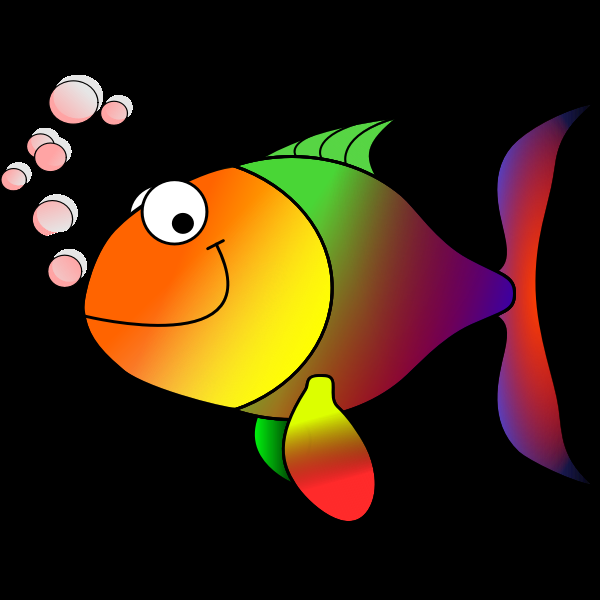
//> input picture Machovka_Happy_fish.png, 600 x 600 px
$ ./main ../Machovka_Happy_fish.png   (built with g++ and OpenCV 4)
//> lines starting //> are read from the running program, lines starting //| are printed output that depends on the picture
### src/ImageRotator.hpp
#ifndef IMAGE_ROTATOR_
#define IMAGE_ROTATOR_
#include "BaseClass.hpp"

namespace autoimage{
  class ImageRotator : public BaseClass {
  public:
    ImageRotator(int theta);

    void process (cv::Mat& colorMat, cv::Mat& greyMat) const override;
  private:
    int theta;
  };

} //end namespace autoimage


#endif

### src/BaseClass.hpp
#ifndef _BASE_CLASS
#define _BASE_CLASS
#include <opencv2/core/core.hpp>
#include <opencv2/highgui/highgui.hpp>
#include <opencv2/imgproc/imgproc.hpp>

namespace autoimage{
  class BaseClass {
  public:
    BaseClass(){}
    //pure virtual function
    virtual void process (cv::Mat& colorMat, cv::Mat& greyMat) const = 0;

  };

} //end namespace autoimage

#endif /*end of guard*/

### src/ImageToGreyscale.hpp
#ifndef IMAGE_TO_GREYSCALE
#define IMAGE_TO_GREYSCALE
#include "BaseClass.hpp"

namespace autoimage{
  class ImageToGreyscale : public BaseClass {
  public:
    ImageToGreyscale();

    void process (cv::Mat& colorMat, cv::Mat& greyMat) const override;
  };

} //end namespace autoimage


#endif

### src/ImageRotator.cpp
#include <iostream>
#include "ImageRotator.hpp"

using namespace std;
using namespace cv;

namespace autoimage {
    ImageRotator::ImageRotator(int theta) :
        BaseClass(), theta(theta) {}

    void ImageRotator::process (cv::Mat& src, cv::Mat& dst) const{

        Point2f src_center(src.cols/2.0F, src.rows/2.0F);
        Mat rot_mat = getRotationMatrix2D(src_center, theta, 1.0);
        warpAffine(src, dst, rot_mat, src.size());

        cout << "Width: " << rot_mat.cols << endl;
        cout << "Height: " << rot_mat.rows << endl;
    }

}   //end namespace autoimage

### src/ImageToGreyscale.cpp
#include <iostream>
#include "ImageToGreyscale.hpp"

using namespace std;

namespace autoimage {
    ImageToGreyscale::ImageToGreyscale() :
        BaseClass() {}

    void ImageToGreyscale::process (cv::Mat& colorMat, cv::Mat& greyMat) const{
        cv::cvtColor(colorMat, greyMat, cv::COLOR_BGR2GRAY);
        cout << "Width: " << greyMat.cols << endl;
        cout << "Height: " << greyMat.rows << endl;
    }

}   //end namespace autoimage

### src/main.cpp
#include <iostream>
#include <opencv2/opencv.hpp>
#include "ImageToGreyscale.hpp"
#include "ImageRotator.hpp"

using namespace cv;
using namespace autoimage;
using namespace std;

int main(int argc, char** argv )
{
    char* imageName = argv[1];
    Mat imageMat;
    Mat greyMat;
    Mat rotatedMat;
    imageMat = imread( imageName, 1);
//> imageMat is the input picture: 600 rows x 600 cols, CV_8UC3; mean B, G, R 16.1, 37, 56.3

    if ( argc != 2 || !imageMat.data ) {
        cout << "No image data" << endl;
        return -1;
    }

    namedWindow("Display Image", WINDOW_AUTOSIZE);
    namedWindow("Grey Image", WINDOW_AUTOSIZE);
    namedWindow("Rotated Image", WINDOW_AUTOSIZE);

    ImageToGreyscale* p_color = new ImageToGreyscale();
    p_color->process(imageMat, greyMat);
//> in process, `cv::cvtColor(colorMat, greyMat, cv::COLOR_BGR2GRAY);`:
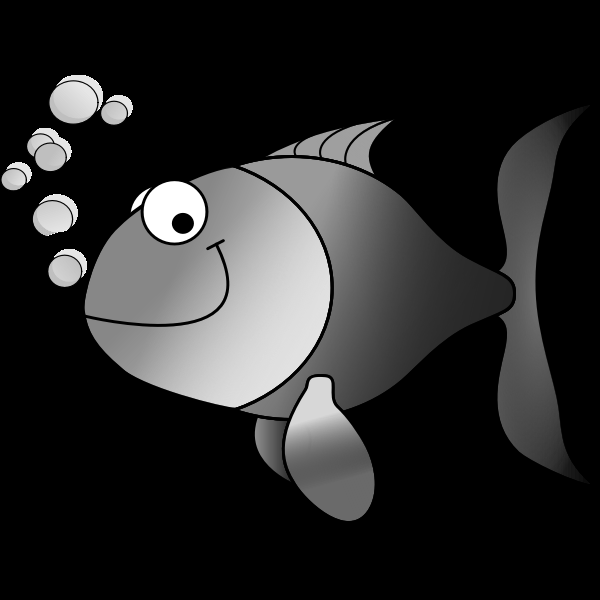
//> greyMat: 600 rows x 600 cols, CV_8UC1; min 0, max 255, mean 40.4
//| Width: 600
//| Height: 600

    ImageRotator* p_rotator = new ImageRotator(30);
    p_rotator->process(imageMat, rotatedMat);
//> in process, `warpAffine(src, dst, rot_mat, src.size());`:
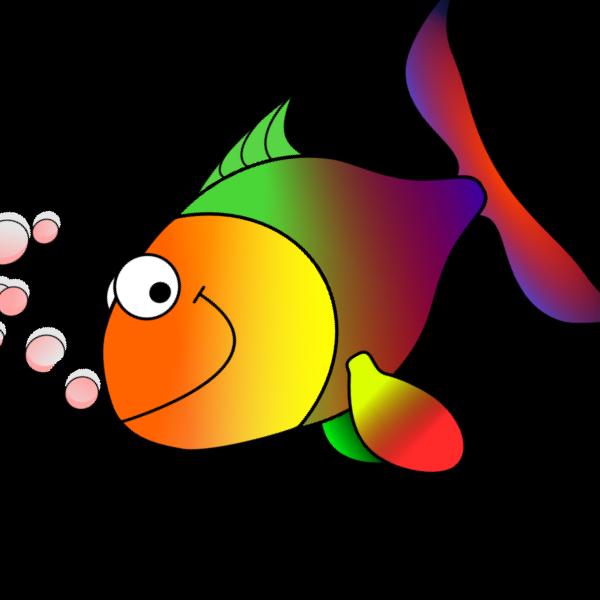
//> dst: 600 rows x 600 cols, CV_8UC3; mean B, G, R 15.1, 36.1, 55.2
//| Width: 3
//| Height: 2

    imshow("Display Image", imageMat);
    imshow("Grey Image", greyMat);
    imshow("Rotated Image", rotatedMat);

    imwrite("../greyImage.jpg", greyMat);
    imwrite("../rotatedImage.jpg", rotatedMat);
    waitKey(0);
    return 0;
}
